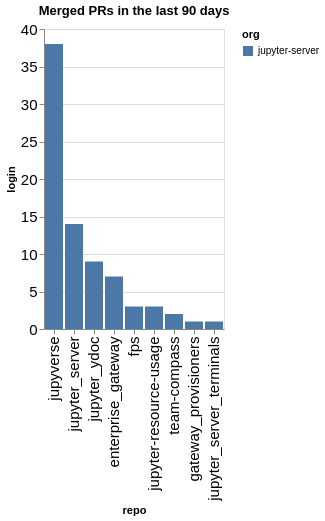

Source (notebook cell):
### Code cell
prs_by_repo = merged.groupby(['org', 'repo']).count()['login'].reset_index().sort_values(['org', 'login'], ascending=False)
alt.Chart(data=prs_by_repo, title=f"Merged PRs in the last {n_days} days").mark_bar().encode(
    x=alt.X('repo', sort=prs_by_repo['repo'].values.tolist()),
    y='login',
    color='org'
)

### Figure 1 — Vega-Lite specification as saved in the notebook (floating-point values rounded to 4 significant figures)
{"config": {"axisLeft": {"labelFontSize": 15}, "axisBottom": {"labelFontSize": 15}}, "data": {"name": "data-ad41fc58607a5ddb628ad55afe0d4b51"}, "mark": {"type": "bar"}, "encoding": {"color": {"field": "org", "type": "nominal"}, "x": {"field": "repo", "sort": ["jupyverse", "jupyter_server", "jupyter_ydoc", "enterprise_gateway", "fps", "jupyter-resource-usage", "team-compass", "gateway_provisioners", "jupyter_server_terminals"], "type": "nominal"}, "y": {"field": "login", "type": "quantitative"}}, "title": "Merged PRs in the last 90 days", "$schema": "https://vega.github.io/schema/vega-lite/v5.20.1.json", "datasets": {"data-ad41fc58607a5ddb628ad55afe0d4b51": [{"org": "jupyter-server", "repo": "jupyverse", "login": 38}, {"org": "jupyter-server", "repo": "jupyter_server", "login": 14}, {"org": "jupyter-server", "repo": "jupyter_ydoc", "login": 9}, {"org": "jupyter-server", "repo": "enterprise_gateway", "login": 7}, {"org": "jupyter-server", "repo": "fps", "login": 3}, {"org": "jupyter-server", "repo": "jupyter-resource-usage", "login": 3}, {"org": "jupyter-server", "repo": "team-compass", "login": 2}, {"org": "jupyter-server", "repo": "gateway_provisioners", "login": 1}, {"org": "jupyter-server", "repo": "jupyter_server_terminals", "login": 1}]}}
